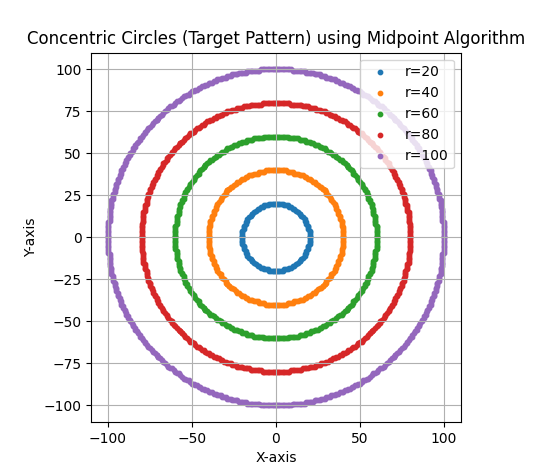

Python code for this plot:
import matplotlib.pyplot as plt


def plot_circle_points(xc, yc, x, y, xes, yes):
    pts = [
        ( x + xc,  y + yc),
        (-x + xc,  y + yc),
        ( x + xc, -y + yc),
        (-x + xc, -y + yc),
        ( y + xc,  x + yc),
        (-y + xc,  x + yc),
        ( y + xc, -x + yc),
        (-y + xc, -x + yc),
    ]

    for px, py in pts:
        xes.append(px)
        yes.append(py)


def midpoint_circle(r, xc, yc):
    x = 0
    y = r
    p = 1 - r

    xes = []
    yes = []

    plot_circle_points(xc, yc, x, y, xes, yes)

    while x < y:
        x += 1

        if p < 0:
            p = p + 2 * x + 1
        else:
            y -= 1
            p = p + 2 * x - 2 * y + 1

        plot_circle_points(xc, yc, x, y, xes, yes)

    return xes, yes


# -------- Main Program --------
if __name__ == "__main__":

    xc, yc = 0, 0          # common center
    radii = [20, 40, 60, 80, 100]   # different radii

    plt.figure()

    for r in radii:
        xes, yes = midpoint_circle(r, xc, yc)
        plt.scatter(xes, yes, s=10, label=f"r={r}")

    plt.gca().set_aspect('equal', adjustable='box')
    plt.title("Concentric Circles (Target Pattern) using Midpoint Algorithm")
    plt.xlabel("X-axis")
    plt.ylabel("Y-axis")
    plt.grid(True)
    plt.legend()
    plt.show()
